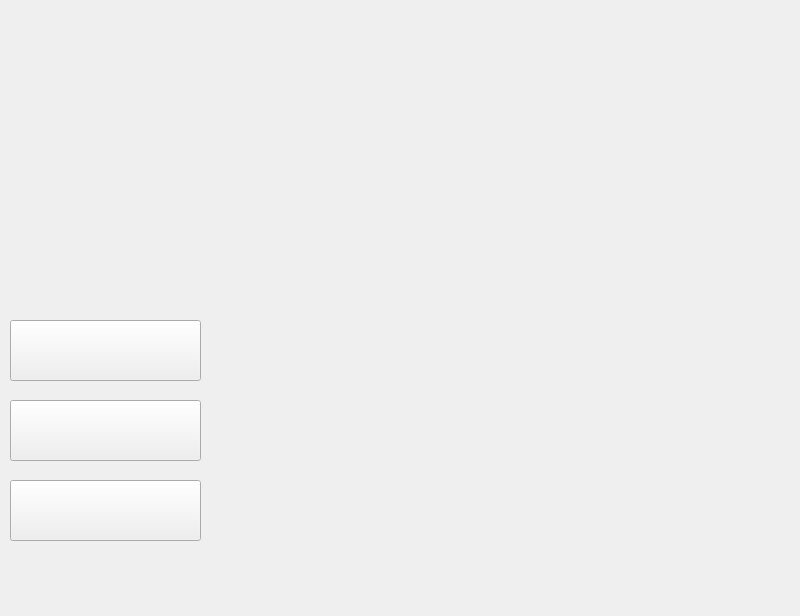
<?xml version="1.0" encoding="UTF-8"?>
<ui version="4.0">
 <class>MainWindow</class>
 <widget class="QMainWindow" name="MainWindow">
  <property name="geometry">
   <rect>
    <x>0</x>
    <y>0</y>
    <width>800</width>
    <height>616</height>
   </rect>
  </property>
  <property name="windowTitle">
   <string>MainWindow</string>
  </property>
  <property name="styleSheet">
   <string notr="true">background-image: url(:/mainback/mainback.jpg);
border-color: rgb(255, 255, 255);
background-repeat: no-repeat;
background-position: center;
background-attachment: fixed;
background-size: cover;
</string>
  </property>
  <widget class="QWidget" name="centralwidget">
   <widget class="QPushButton" name="pushButton">
    <property name="geometry">
     <rect>
      <x>10</x>
      <y>480</y>
      <width>191</width>
      <height>61</height>
     </rect>
    </property>
    <property name="font">
     <font>
      <family>Vani</family>
      <pointsize>12</pointsize>
     </font>
    </property>
    <property name="styleSheet">
     <string notr="true">background-image: url(:/white/white.jpg);
color: qlineargradient(spread:pad, x1:0, y1:0, x2:1, y2:0, stop:0 rgba(255, 178, 102, 255), stop:0.55 rgba(235, 148, 61, 255), stop:0.98 rgba(0, 0, 0, 255), stop:1 rgba(0, 0, 0, 0));</string>
    </property>
    <property name="text">
     <string>About LMS</string>
    </property>
   </widget>
   <widget class="QPushButton" name="pushButton_2">
    <property name="geometry">
     <rect>
      <x>10</x>
      <y>400</y>
      <width>191</width>
      <height>61</height>
     </rect>
    </property>
    <property name="font">
     <font>
      <family>Vani</family>
      <pointsize>12</pointsize>
     </font>
    </property>
    <property name="styleSheet">
     <string notr="true">color: qlineargradient(spread:pad, x1:0, y1:0, x2:1, y2:0, stop:0 rgba(255, 178, 102, 255), stop:0.55 rgba(235, 148, 61, 255), stop:0.98 rgba(0, 0, 0, 255), stop:1 rgba(0, 0, 0, 0));
background-image: url(:/white/white.jpg);
</string>
    </property>
    <property name="text">
     <string>Library Employee</string>
    </property>
   </widget>
   <widget class="QPushButton" name="pushButton_3">
    <property name="geometry">
     <rect>
      <x>10</x>
      <y>320</y>
      <width>191</width>
      <height>61</height>
     </rect>
    </property>
    <property name="font">
     <font>
      <family>Vani</family>
      <pointsize>12</pointsize>
     </font>
    </property>
    <property name="styleSheet">
     <string notr="true">background-image : url(:/white/white.jpg);
color: qlineargradient(spread:pad, x1:0, y1:0, x2:1, y2:0, stop:0 rgba(255, 178, 102, 255), stop:0.55 rgba(235, 148, 61, 255), stop:0.98 rgba(0, 0, 0, 255), stop:1 rgba(0, 0, 0, 0));</string>
    </property>
    <property name="text">
     <string> Student / Teacher</string>
    </property>
   </widget>
   <widget class="QLabel" name="labelEventDisplay">
    <property name="geometry">
     <rect>
      <x>230</x>
      <y>420</y>
      <width>541</width>
      <height>91</height>
     </rect>
    </property>
    <property name="styleSheet">
     <string notr="true">
background-image: url(:/white/white.jpg);</string>
    </property>
    <property name="text">
     <string/>
    </property>
   </widget>
  </widget>
  <widget class="QMenuBar" name="menubar">
   <property name="geometry">
    <rect>
     <x>0</x>
     <y>0</y>
     <width>800</width>
     <height>26</height>
    </rect>
   </property>
  </widget>
  <widget class="QStatusBar" name="statusbar"/>
 </widget>
 <resources/>
 <connections/>
</ui>
